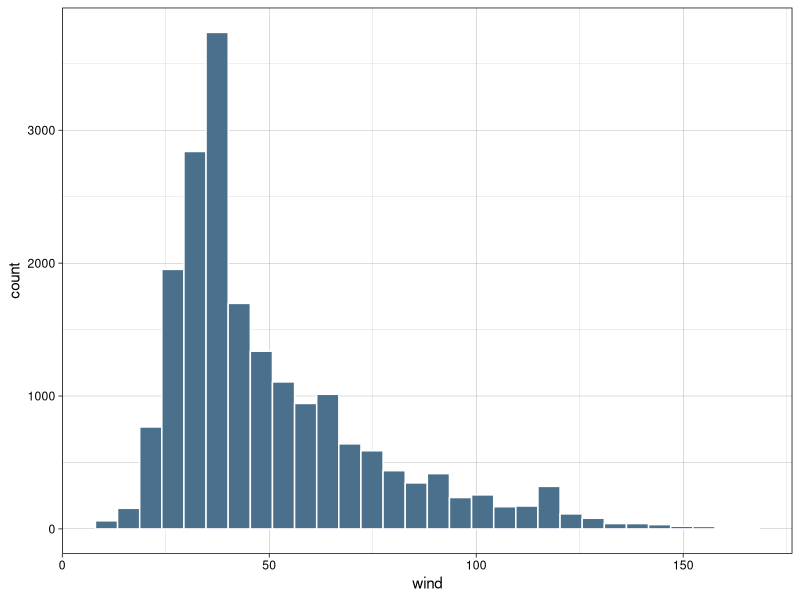
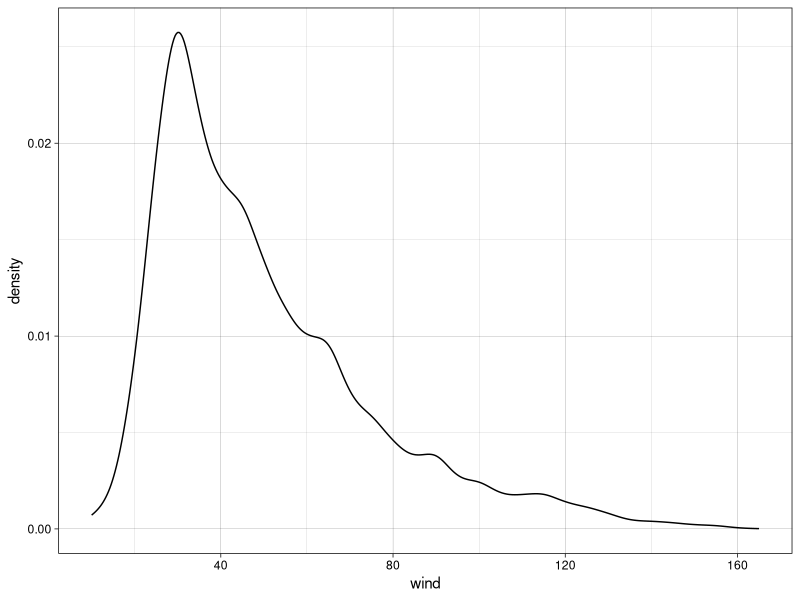

Recreate these plots in R, in order.
## ---- chunk 1
library(tidyverse)

set.seed(0)

theme_linedraw() %+replace% theme(

) -> theme_custom

knitr::opts_chunk$set(
  fig.align = "center",
  fig.retina = 2,
  fig.width = 8,
  results = "markup"
)


storms -> data.long
storms %>% filter(year >= 2010, year < 2020) -> data.short
## ---- chunk 2
tibble(
  code = c(1,2,3,4,5),
  measurement.1 = rnorm(n = 5, mean = 100, sd = 10),
  measurement.2 = rnorm(n = 5, mean = 100, sd = 10),
  measurement.3 = rnorm(n = 5, mean = 100, sd = 10)
) -> wide
## ---- chunk 3
knitr::kable(wide)
## ---- chunk 4
wide %>%
  pivot_longer(
    cols = starts_with("measurement."),
    names_prefix = "measurement.",
    names_to = "measurement"
  ) -> long
## ---- chunk 5
knitr::kable(long)
## ---- chunk 6
c(0, 1,2,3,4,5,6,7,8,9) %>% ifelse(. > 6, yes = 6, no = .)
## ---- chunk 7
data.short %>%
  group_by(year) %>%
  summarize(absolute = n()) %>%
  ungroup() %>%
  arrange(year) %>%
  mutate(
    absolute.cumulative = cumsum(absolute),
    relative = absolute / sum(absolute),
    relative.cumulative = cumsum(relative)
  ) %>% (knitr::kable)
## ---- chunk 8
data.short %>%
  group_by(name) %>%
  summarize(wind.top = max(wind)) %>%
  ungroup() %>%
  arrange(-wind.top) %>%
  top_n(10) %>%
  (knitr::kable)
## ---- chunk 9
data.long %>%
  mutate(
    decade = cut(
      year,
      breaks = seq(1970, 2030, 10),
      labels = paste0(seq(1970, 2020, 10), "s"),
      include.lowest = TRUE,
      right = FALSE
    )
  ) %>%
  group_by(decade) %>% summarize(top.wind = max(wind)) %>%
  (knitr::kable)
## ---- chunk 10
mean(data.long$pressure)
## ---- chunk 11
data.long %>% group_by(month) %>% summarize(n = n()) %>% arrange(-n) %>% top_n(1)
## ---- chunk 12
median(data.long$pressure)
## ---- chunk 13
range(c(1,2,2,4,5,5,7,8,9))
## ---- chunk 14
quantile(data.long$pressure, probs = seq(1/5, 5/5, 1/5)) #quintile
## ---- chunk 15
IQR(data.long$pressure)
## ---- chunk 16
var(data.long$pressure)
## ---- chunk 17
sd(data.long$pressure)
## ---- chunk 18
sd(data.long$pressure) / mean(data.long$pressure)
## ---- chunk 19
data.long %>%
  ggplot(aes(x = wind)) +
  geom_histogram(bins = 30, color = "white", fill = "skyblue4") +
  theme_custom
## ---- chunk 20
data.long %>%
  ggplot(aes(x = wind)) +
  geom_density() +
  theme_custom
## ---- chunk 21
data.short %>% select(wind) %>%
  mutate(wind.z = (wind - mean(wind))/sd(wind))
## ---- chunk 22
data.short %>% select(wind) %>%
  mutate(
    wind.z = (wind - mean(wind))/sd(wind),
    wind.pr = pnorm(wind.z)
  )
## ---- chunk 23
tibble(x = floor(runif(n = 10, min = 1, max = 6))) %>% arrange(x) -> data.rbn
data.rbn
## ---- chunk 24
data.rbn %>% mutate(n = row_number()) -> data.rbn
data.rbn
## ---- chunk 25
data.rbn %>% group_by(x) %>% mutate(r = mean(n)) %>% ungroup() -> data.rbn
data.rbn
## ---- chunk 26
data.rbn %>% mutate(
  p = (r - 0.5)/max(n),
  z = qnorm(p)
) -> data.rbn
data.rbn
## ---- chunk 27
matrix(c(208, 11, 19, 762), ncol = 2) -> samples
colnames(samples) <- c("A+", "A-")
rownames(samples) <- c("B+", "B-")
samples
## ---- chunk 28
addmargins(samples)
## ---- chunk 29
addmargins(samples) / sum(samples)
## ---- chunk 30
set.seed(1)

tibble(
  A = floor(runif(n = 10, min = 21, max = 80)),
  B = A + floor(runif(n = 10, min = -20, max = 20)),
) %>% arrange(A) -> samples

knitr::kable(samples)
## ---- chunk 31
con <- c()
dis <- c()

b <- samples$B
l <- length(b)

for (i in 1:(l-1)) {
  c <- 0
  d <- 0
  for (j in (i+1):l) {
    if (b[[j]] > b[[i]]) {
      c <- c + 1
    } else {
      d <- d + 1
    }
  }
  con <- append(con, c)
  dis <- append(dis, d)
}

samples %>%
  add_column(konkordant = append(con, 0)) %>%
  add_column(diskordant = append(dis ,0)) -> samples

knitr::kable(samples)
## ---- chunk 32
list(
  n_k = sum(samples$konkordant),
  n_d = sum(samples$diskordant)
)
